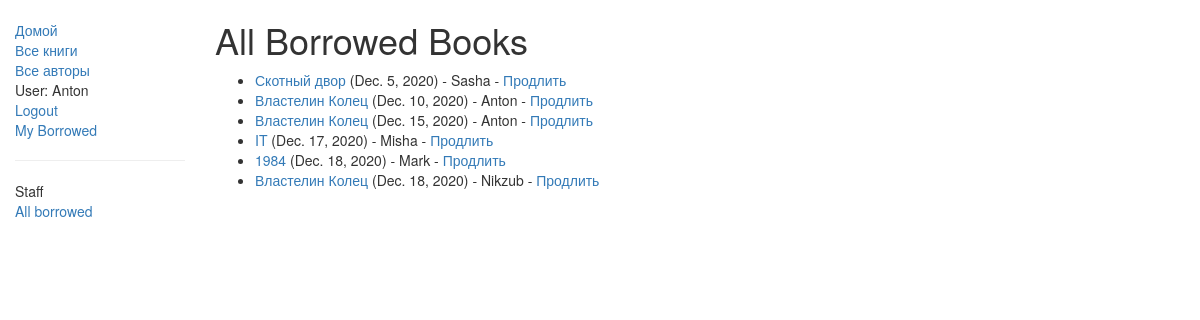
The app's page /catalog/borrowed/ (signed in) with its own data.
### catalog/models.py (models this page shows, shortened)
class BookInstance(models.Model):
    id = models.UUIDField(primary_key = True,default = uuid.uuid4, help_text="Unique ID for this particular book across whole library")
    book = models.ForeignKey('book', on_delete = models.SET_NULL, null = True)
    imprint = models.CharField(max_length = 200)
    due_back = models.DateField(null = True, blank = True)
    borrower = models.ForeignKey(User, on_delete=models.SET_NULL, null=True, blank=True)
    @property
    def is_overdue(self):
        if self.due_back and date.today() > self.due_back:
            return True
        return False
    LOAN_STATUS = (
        ('m', 'Maintenance'),
        ('o', 'On loan'),
        ('a', 'Available'),
        ('r', 'Reserved'),
    )
    status = models.CharField(max_length = 1, choices = LOAN_STATUS, blank = True,default = 'm',help_text = 'Book availability')
    class Meta:
        ordering = ['due_back']
        permissions = (("can_mark_returned","Set book as returned"),)

class book(models.Model):
    title = models.CharField(max_length = 200)
    author = models.ForeignKey('Author',on_delete = models.SET_NULL, null = True)
    summary = models.TextField(max_length = 1000, help_text = 'Enter a brief description of the book')
    isbn = models.CharField('ISBN',max_length = 13,help_text = '13 Character <a href="https://www.isbn-international.org/content/what-isbn">ISBN number</a>')
    genre = models.ManyToManyField('Ganre', help_text = 'Select a genre for this book')
    language = models.ForeignKey('Language', on_delete = models.SET_NULL, null = True)
    def display_genre(self):
        return ','.join([genre.name for genre in self.genre.all()[:3]])
    display_genre.short_description = 'Genre'

### catalog/views.py (the view)
# urls.py: path(r'borrowed/', views.AllKnigiForStaff.as_view(), name='all-borrowed'),  # Added for challenge
class AllKnigiForStaff(PermissionRequiredMixin, generic.ListView):
    model = BookInstance
    permission_required = 'catalog.can_mark_returned'
    template_name = 'catalog/bookinstance_list_borrowed_all.html'
    paginate_by = 10
    def get_queryset(self):
        return BookInstance.objects.filter(status__exact='o').order_by('due_back')

### catalog/templates/catalog/bookinstance_list_borrowed_all.html
{% extends "base_generic.html" %}
{% block content %}
    <h1>All Borrowed Books</h1>
        {% if bookinstance_list %}
    <ul>
      {% for bookinst in bookinstance_list %}
      <li class="{% if bookinst.is_overdue %}text-danger{% endif %}">
        <a href="{% url 'book-detail' bookinst.book.pk %}">{{bookinst.book.title}}</a> ({{ bookinst.due_back }}) {% if user.is_staff %}- {{ bookinst.borrower }}{% endif %} {% if perms.catalog.can_mark_returned %}- <a href="{% url 'renew-form' bookinst.id %}">Продлить</a> {% endif %}
      </li>
      {% endfor %}
    </ul>
    {% else %}
      <p>There are no books borrowed.</p>
    {% endif %}
{% endblock %}

### catalog/templates/base_generic.html (shortened to what this page needs)
<!DOCTYPE html>
<html lang="en">
<head>
  <link rel="stylesheet" href="https://maxcdn.bootstrapcdn.com/bootstrap/3.3.7/css/bootstrap.min.css">
  {% load static %}
  <link rel="stylesheet" href="{% static 'css/styles.css' %}">
</head>
<body>
  <div class="container-fluid">
    <div class="row">
      <div class="col-sm-2">
      {% block sidebar %}
      <ul class="sidebar-nav">
          <li><a href="{% url 'index' %}">Домой</a></li>
          <li><a href="{% url 'books' %}">Все книги</a></li>
          <li><a href="{% url 'authors' %}">Все авторы</a></li>
          {% if user.is_authenticated %}
          <li>User: {{ user.get_username }}</li>
          <li><a href="{% url 'logout'%}">Logout</a></li>
          <li><a href="{% url 'my-borrowed' %}">My Borrowed</a></li>
          {% else %}
          <li><a href="{% url 'login'%}">Login</a></li>
          {% endif %}
    {% if user.is_staff %}
   <hr />
   <ul class="sidebar-nav">
   <li>Staff</li>
   {% if perms.catalog.can_mark_returned %}
   <li><a href="{% url 'all-borrowed' %}">All borrowed</a></li>
   {% endif %}
   </ul>
    {% endif %}
      </ul>
     {% endblock %}
      </div>
      <div class="col-sm-10 ">
      {% block content %}{% endblock %}
      </div>
    </div>
  </div>
</head>
<body>
</body>
</html>

### catalog/static/css/styles.css (style rules this page uses)
.sidebar-nav { margin-top: 20px; padding: 0; list-style: none; }

### records on screen
BookInstance: book "Скотный двор", due_back "Dec. 5, 2020", borrower "Sasha"
BookInstance: book "Властелин Колец", due_back "Dec. 10, 2020", borrower "Anton"
BookInstance: book "Властелин Колец", due_back "Dec. 15, 2020", borrower "Anton"
BookInstance: book "IT", due_back "Dec. 17, 2020", borrower "Misha"
BookInstance: book "1984", due_back "Dec. 18, 2020", borrower "Mark"
BookInstance: book "Властелин Колец", due_back "Dec. 18, 2020", borrower "Nikzub"

### other values on screen
{{ user.get_username }} "Anton"
